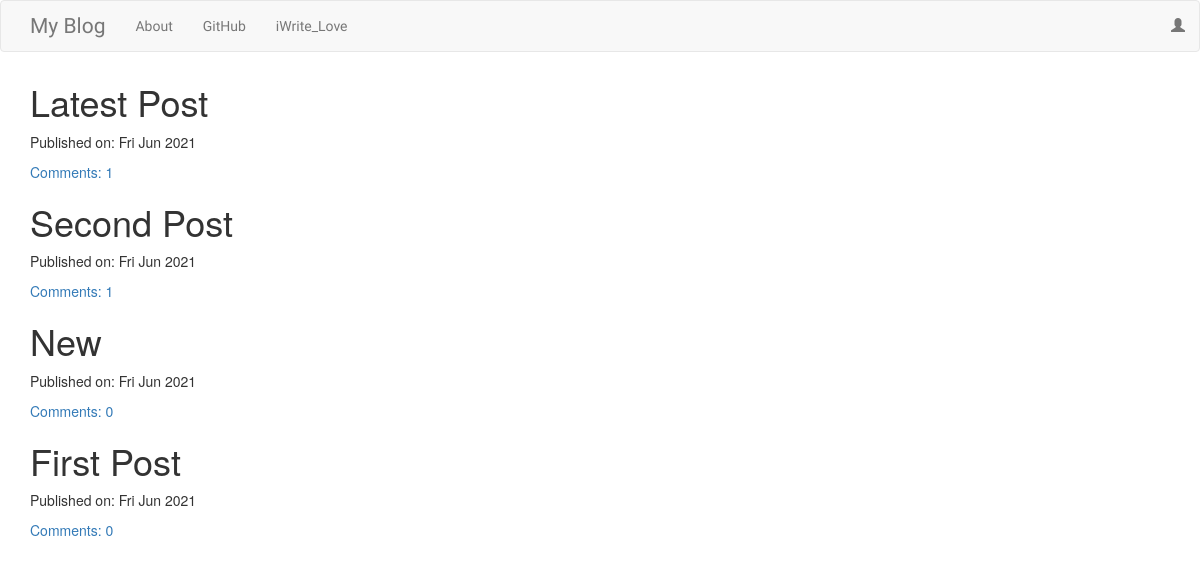
The page / on the database its author committed.
### blog/models.py (models this page shows, shortened)
class Post(models.Model):
    author = models.ForeignKey('auth.User', on_delete=models.CASCADE)
    title = models.CharField(max_length=200)
    text = models.TextField()
    created_date = models.DateTimeField(default=timezone.now())
    published_date = models.DateTimeField(blank=True,null=True)
    def approve_comments(self):
        return self.comments.filter(approved_comment=True)

### blog/views.py (the view)
# urls.py: url(r'^$',views.PostListView.as_view(),name='post_list'),
class PostListView(ListView):
    model = Post
    def get_queryset(self):
        return Post.objects.filter(published_date__lte=timezone.now()).order_by('-published_date')

### blog/templates/blog/post_list.html
{% extends "blog/base.html" %}
{% block content %}
<div class="centerstage">
  {% for post in post_list %}
  <div class="post">
    <h1> <a href="{% url 'post_detail' pk=post.pk %}"></a> {{ post.title }} </h1>
    <div class="date">
      <p>Published on: {{ post.published_date|date:"D M Y"}}</p>
    </div>
    <a href="{% url 'post_detail' pk=post.pk %}">Comments: {{post.approve_comments.count }}</a>
  </div>
  {% endfor %}
</div>
{% endblock %}

### blog/templates/blog/base.html (shortened to what this page needs)
<!DOCTYPE html>
{% load static %}
<html lang="en" dir="ltr">
  <head>
    <link rel="stylesheet" href="https://maxcdn.bootstrapcdn.com/bootstrap/3.3.7/css/bootstrap.min.css">
    <link rel="stylesheet" href="//cdn.jsdelivr.net/npm/medium-editor@latest/dist/css/medium-editor.min.css" type="text/css" media="screen" charset="utf-8">
    <link rel="stylesheet" href="{% static 'css/blog.css' %}">
  </head>
  <body>
    <nav class="navbar navbar-default techfont custom-navbar">
      <div class="container">
        <ul class="nav navbar-nav">
          <li> <a  class="navbar-brand bigbrand" href="{% url 'post_list' %}">My Blog</a> </li>
          <li> <a href="{% url 'about' %}">About</a> </li>
          <li> <a href="https://www.github.com">GitHub</a> </li>
          <li> <a href="http://iwritelove.orgfree.com">iWrite_Love</a> </li>
        </ul>
        <ul class="nav navbar-nav navbar-right">
          {% if user.is_authenticated %}
          <li>
            <a href="{% url 'post_new' %}">New Post</a>
          </li>
          <li>
            <a href="{% url 'post_draft_list' %}">Drafts</a>
          </li>
          <li>
            <a href="{% url 'logout' %}">Logout</a>
          </li>
          <li>
            <a> Welcome: {{user.username}}</a>
          </li>
          {% else %}
            <li> <a class="nav navbar-right" href="{% url 'login' %}"><span class="glyphicon glyphicon-user"></span></a> </li>
          {% endif %}
        </ul>
      </div>
    </nav>
    <div class="content container">
      <div class="row">
        <div class="col-md-8">
          <div class="blog_posts">
            {% block content %}
            {% endblock %}
          </div>
        </div>
      </div>
    </div>
  </body>
</html>

### blog/static/css/blog.css (style rules this page uses)
.techfont { font-family: 'Viaoda Libre',sans-serif; font-size: 1em; margin-bottom: 10px; }
.bigbrand { font-size: 1.5em; }
.centerstage { margin-left: auto; margin-right: auto; }

### rows shown on the page
Post: title "Latest Post", published_date "Fri Jun 2021", approve_comments.count "1"
Post: title "Second Post", published_date "Fri Jun 2021", approve_comments.count "1"
Post: title "New", published_date "Fri Jun 2021", approve_comments.count "0"
Post: title "First Post", published_date "Fri Jun 2021", approve_comments.count "0"
